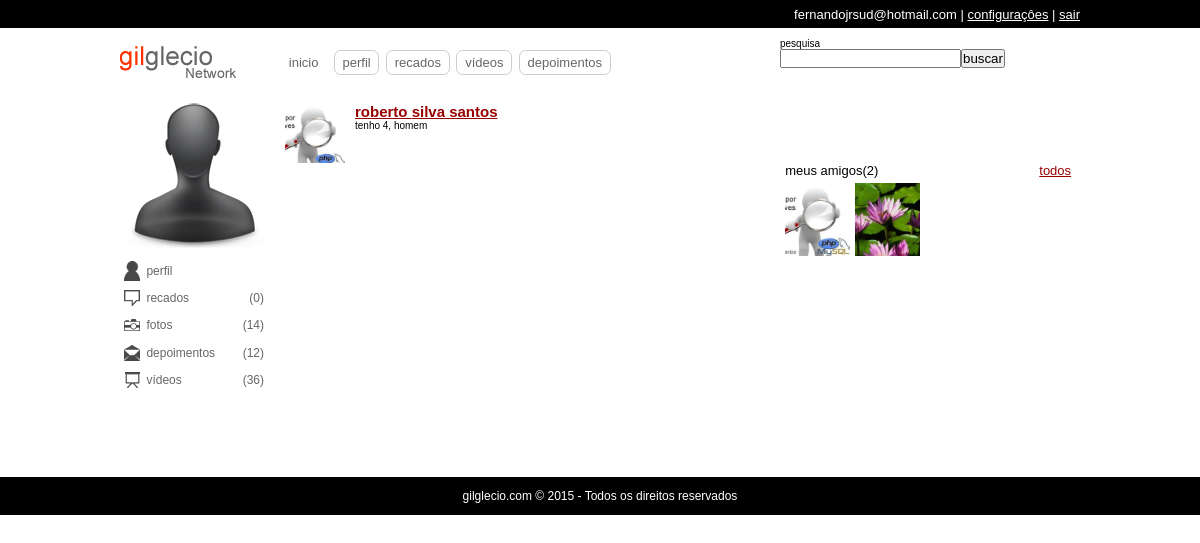
/busca.php?s=roberto (signed in), run on the app's committed database.
### tables this page shows
CREATE TABLE IF NOT EXISTS `usuarios` (
`id` int(11) NOT NULL,
  `email` varchar(64) NOT NULL,
  `senha` varchar(128) NOT NULL,
  `nome` varchar(32) NOT NULL,
  `sobrenome` varchar(64) NOT NULL,
  `nascimento` date NOT NULL,
  `sexo` varchar(10) NOT NULL,
  `imagem` varchar(128) DEFAULT NULL,
  `status` int(1) NOT NULL DEFAULT '0',
  `cadastro` date NOT NULL,
  `nivel` int(1) NOT NULL DEFAULT '0'
);

### classes/DB.class.php (called while the page is built, shortened)
<?php
	class DB{
		private static $conn;
		static function getConn(){
			if(is_null(self::$conn)){
				self::$conn = new PDO('mysql:host=localhost;dbname=aularedesocial','root','');
				self::$conn->setAttribute(PDO::ATTR_ERRMODE,PDO::ERRMODE_EXCEPTION);
			}
			return self::$conn;
		}
	}

### classes/Amisade.class.php (called while the page is built, shortened)
<?php
class Amisade extends DB {
    static function list_amigos($idExtrangeiro) {
        $selAmigos = self::getConn()->prepare('SELECT u.id, u.nome, u.sobrenome, u.imagem FROM usuarios u INNER JOIN amisade a ON (((u.id=a.de) AND (a.para=?)) OR ((u.id=a.para) AND (a.de=?))) AND a.status=1');
        $selAmigos->execute(array($idExtrangeiro, $idExtrangeiro));
        $d['num'] = $selAmigos->rowCount();
        $d['dados'] = $selAmigos->fetchAll();
        return $d;
    }
    static function strIdAmigos($amigos) {
        $ids = array();
        foreach ($amigos as $value) {
            array_push($ids, $value['id']);
        }
        return implode(',', $ids);
    }
}

### busca.php (the view)
<?php include('includes/header.php'); ?>
        <div id="amarra-center-left">
            <div class="center" id="busca">
            <?php
				if(isset($_GET['s']) AND $_GET['s']<>''){
					$explode = explode(' ',$_GET['s']);
					$numP = count($explode);
					if($numP==1){
						$busca = ' `nome` LIKE :nome ';
					}else{
						$busca = ' `nome`=:nome  AND `sobrenome` LIKE :sobrenome ';
					}
					$buscar = DB::getConn()->prepare("SELECT * FROM `usuarios` WHERE $busca");
					if($numP==1){
						$buscar->bindValue(":nome",'%'.$explode[0].'%',PDO::PARAM_STR);
					}else{
						$buscar->bindValue(":nome",$explode[0],PDO::PARAM_STR);
						$buscar->bindValue(":sobrenome",'%'.$explode[1].'%',PDO::PARAM_STR);
					}
					$buscar->execute();
					if($buscar->rowCount()>0){
						echo '<ul>';
						while($resbusca=$buscar->fetch(PDO::FETCH_ASSOC)){
							if($resbusca['id']<>$user_id){
								$idade = (date('Y')-date('Y',strtotime($resbusca['nascimento'])));
								$idade = ($idade==0) ? '' : 'tenho '.$idade.', ';
								$genero = ($resbusca['sexo']=='feminino') ? 'mulher' : 'homem';
								echo '<li><span><img src="uploads/usuarios/'.user_img($resbusca['imagem']).'" /></span>
								<h2><a href="perfil.php?uid='.$resbusca['id'].'">'.$resbusca['nome'].' '.$resbusca['sobrenome'].'</a></h2>
								<p>'.$idade.$genero.'</p></li>';
							}
						}
						echo '</ul>';
					}
				}else{
					echo 'Sem resultados';
				}
			?>
            </div>
            <div class="right">
                <?php include('includes/amigos.php'); ?>
            </div>
        </div>
<?php include('includes/footer.php'); ?>

### includes/amigos.php (shortened to what this page needs)
<div class="blocos" id="publicidade">
</div>
<div class="blocos" id="meus-amigos">
    <span>meus amigos(<?php echo $list_amigos['num'] ?>) <a href="#">todos</a></span>
    <ul>
    	<?php
		if($list_amigos['num']>0){
			foreach($list_amigos['dados'] as $resAmigos){
				echo '<li><span><a href="perfil.php?uid='.$resAmigos[0].'"><img src="uploads/usuarios/'.user_img($resAmigos[3]).'" alt="" title="'.$resAmigos[1].' '.$resAmigos[2].'" /></a></span></li>';
			}
		}else{
			echo 'Você não tem amigos';
		}
		?>
    </ul>
</div>

### estilos/template.css (style rules this page uses)
* { margin:0; padding:0; }
body { background:url(../uploads/tema/default.jpg) center fixed; font:62.5% "Trebuchet MS", Arial, Helvetica, sans-serif; text-align:center; }
img { display:block; }
a { color:#900; }
div.center { width:489.999px; margin:0 1em; }
div.right { width:299.999px; }
div.left, div.center, div.right { min-height:50px; float:left; }
div.blocos { width:100%; min-height:50px; margin-bottom:1em; clear:both; background:#fff; }
div#content .blocos { width:auto; }
div#meus-amigos { padding:0.2em; overflow:hidden; font-size:1.3em; }
div#meus-amigos span { width:97%; display:block; padding:0.2em; }
div#meus-amigos span a { float:right; }
div#meus-amigos ul { width:298px; height:281px; overflow-y:scroll; list-style:none; }
div#meus-amigos ul li { display:inline; float:left; }
div#meus-amigos ul li span { width:65px; height:70px; overflow:hidden; }
div#meus-amigos ul li img { width:100%; }
div#busca ul li { background:#FFF; margin-bottom:3px; overflow:hidden; list-style:none; padding:5px; }
div#busca ul li span { width:60px; height:60px; overflow:hidden; float:left; margin-right:10px; }
div#busca ul li img { width:100%; }

### data on the page
usuarios: imagem (picture), nome "roberto", sobrenome "silva santos", nascimento "tenho 4,", sexo "homem"
usuarios: imagem (picture)

### other printed values
$_SESSION['socialbigui_usuario'] "fernandojrsud@hotmail.com"
$recados['num'] "0"
Albuns::totalFotos($idExtrangeiro) "14"
$list_amigos['num'] "2"
